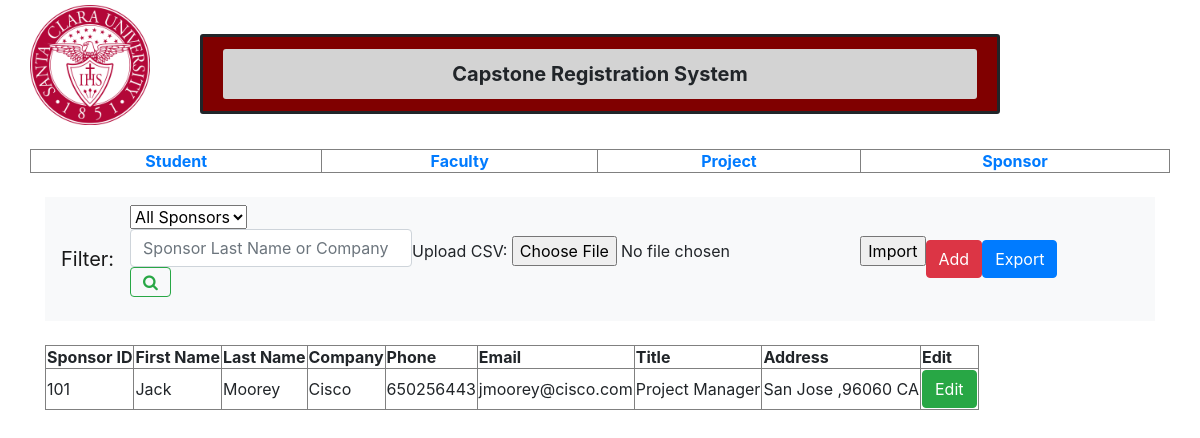
Screenshot of /Capstone_Project_Integration/index_sponsor.php with the database file from the repository.
### tables this page shows
CREATE TABLE `sponsors` (
  `sponsor_id` int(10) NOT NULL,
  `first_name` varchar(50) NOT NULL,
  `last_name` varchar(50) NOT NULL,
  `company` varchar(100) NOT NULL,
  `phone` int(11) NOT NULL,
  `email` varchar(100) NOT NULL,
  `title` varchar(100) NOT NULL,
  `address` varchar(100) NOT NULL
);

### Capstone_Project_Integration/ref_fun.php (called while the page is built, shortened)
<?php
function connectDB()
{
    $localhost = "localhost";
    $dbun = "root";
    $dbpw = "Thinkblue76";
    $dbname = "capstone_reg_test";
    $connect = mysqli_connect($localhost,$dbun,$dbpw,$dbname);
    return $connect;
}
function searchTable($query)
{
    $search_result = mysqli_query(connectDB(), $query);
    return $search_result;
}
?>

### Capstone_Project_Integration/index_sponsor.php (the view, shortened to what this page needs)
<html>
    <head>
    <link rel="stylesheet" href="https://stackpath.bootstrapcdn.com/bootstrap/4.3.1/css/bootstrap.min.css">
        <link rel="stylesheet" href="style.css">
        <link rel="stylesheet" href="https://cdnjs.cloudflare.com/ajax/libs/font-awesome/4.7.0/css/font-awesome.min.css">
    </head>
    <body>
        <div class="container">
            <div class="row">
                <div class="cola"><div id="scuLogo"><img src="assets/img/Santa_Clara_U_Seal.svg.png"/></div>
                </div>
                <div class="colb">
                    <div class="outer">
                        <div class="inner">Capstone Registration System</div>
                    </div>
                </div>
            </div>
            <br>
            <div class = "row">
                <table class="itemnav" border= "1px">
                    <th><a href="index.php">Student</a></th>
                    <th><a href="index_faculty.php">Faculty</a></th>
                    <th><a href="index_project.php">Project</a></th>
                    <th><a href="index_sponsor.php">Sponsor</a></th>
                </table>
            </div>
<br>
<div id="row">
    <nav class="navbar navbar-expand-lg navbar-light bg-light">
            <a class="navbar-brand" href="#">Filter: </a>
        <div class="collapse navbar-collapse" id="navbarSupportedContent">
                <form action="index_sponsor.php" method="POST">
                    <ul class="navbar-nav mr-auto">
                    <li class="nav-item dropdown">
                       <select name ="sponfilter" id="filter" class="filter">
                            <option value="all"> All Sponsors </option>
                        </select>
                    </li>
                    </ul>
                    <form class="form-inline my-2 my-lg-0" action="index_sponsor.php" method="POST">
                        <input class="form-control mr-sm-2" type="text" name="search_value" placeholder="Sponsor Last Name or Company" aria-label="Search">
                        <button class="btn btn-outline-success my-2 my-sm-0" name="search" type="submit"><i class="fa fa-search" aria-hidden="true"></i></button>
                    </form>
                </form>
<?php
include ('ref_fun.php');
if (!isset( $_GET['startrow']) or !is_numeric($_GET['startrow']))
{
    $startrow = 0;
}
else
{
    $startrow = (int) $_GET['startrow'];
}
if(isset($_POST['search']))
{
    $filter_value = $_POST['sponfilter'];
    $search_value = $_POST['search_value'];
    if($search_value != NULL)
    {
        $search = "(last_name LIKE '%".$search_value."%' OR company LIKE '%".$search_value."%')";
    }
    else
    {
        $search = "1";
    }
    if($filter_value == "all")
    {
        $filter = "1";
    }
    else
    {
        $filter = "";
    }
    if($filter_value = "all" and $search_value != NULL)
    {
       $where_value = "WHERE ".$search;
    }
    else
    {
        $where_value = "WHERE ".$filter;
    }
    $search_query = "SELECT * FROM sponsors ".$where_value." ORDER BY 1 LIMIT $startrow, 20";
    $search_result = searchTable($search_query);
}
else
{
    $query = "SELECT * FROM sponsors ORDER BY 1 LIMIT $startrow,20";
    $search_result = searchTable($query);
}
?>
                <form  method="post" enctype="multipart/form-data">
                  Upload CSV: <input type="file" name="file">
                  <input type="submit" name="submit" value="Import">
                </form>
                <button type='button' class='btn btn-danger' data-toggle='modal' data-target='#addModal'>Add</button>
                <button method="post" type="button" class="btn btn-primary" name="export" data-toggle="modal"  data-target="#exportModal">Export</button>
            <?php
                $download_query = "SELECT * FROM sponsors ORDER BY 1";
                $download_result = searchTable($download_query);
            ?>
    </nav>
</div>
<br>
<div id="table">
    <table border="1px">
    <?php
    $numrows = mysqli_num_rows($search_result);
    if ($numrows > 0)
    {
        echo "<table border='1px'>";
        echo "<thead>";
        echo "<th>Sponsor ID</th>";
        echo "<th>First Name</th>";
        echo "<th>Last Name</th>";
        echo "<th>Company</th>";
        echo "<th>Phone</th>";
        echo "<th>Email</th>";
        echo "<th>Title</th>";
        echo "<th>Address</th>";
        echo "<th>Edit</th>";
        echo "</thead>";
        if ($search_result-> num_rows > 0)
        {
            while ($row = mysqli_fetch_array($search_result, MYSQLI_ASSOC))
            {
                echo "<tr>";
                echo "<td>{$row['sponsor_id']}</td>";
                echo "<td>{$row['first_name']}</td>";
                echo "<td>{$row['last_name']}</td>";
                echo "<td>{$row['company']}</td>";
                echo "<td>{$row['phone']}</td>";
                echo "<td>{$row['email']}</td>";
                echo "<td>{$row['title']}</td>";
                echo "<td>{$row['address']}</td>";
                echo"<td><button type='button' class='btn btn-success editbutton' data-toggle='modal' data-target='#editmodal'>Edit</button></td>";
                echo "</tr>";
            }
            echo "</table>";
        }
    }
    ?>
</div>
</div>
</body>
</html>

### Capstone_Project_Integration/style.css (style rules this page uses)
body { padding: 5px; }
#scuLogo { width: 120px; height: 120px; margin: auto; }
#scuLogo img { width: 120px; height: 120px; }
.cola { width: 0%; }
.colb { align-content: center; width: 100%; }
.outer { display: flex; background-color: maroon; width: 800; height: 80; margin-top: 18px; margin-bottom: auto; margin-left: auto; margin-right: auto; border-style: solid; border-radius: 3px; }
.inner { background-color: lightgray; margin-left: 20px; margin-right: 20px; margin-bottom: auto; margin-top: auto; text-align: center; font-weight: bold; font-size: 30pt; border-radius: 3px; padding: 10px; font-size: 20px; width: inherit; }
.itemnav { width: 100%; text-align: center; }

### rows the page displays
sponsors: sponsor_id "101", first_name "Jack", last_name "Moorey", company "Cisco", phone "650256443", email "jmoorey@cisco.com", title "Project Manager", address "San Jose ,96060 CA"
